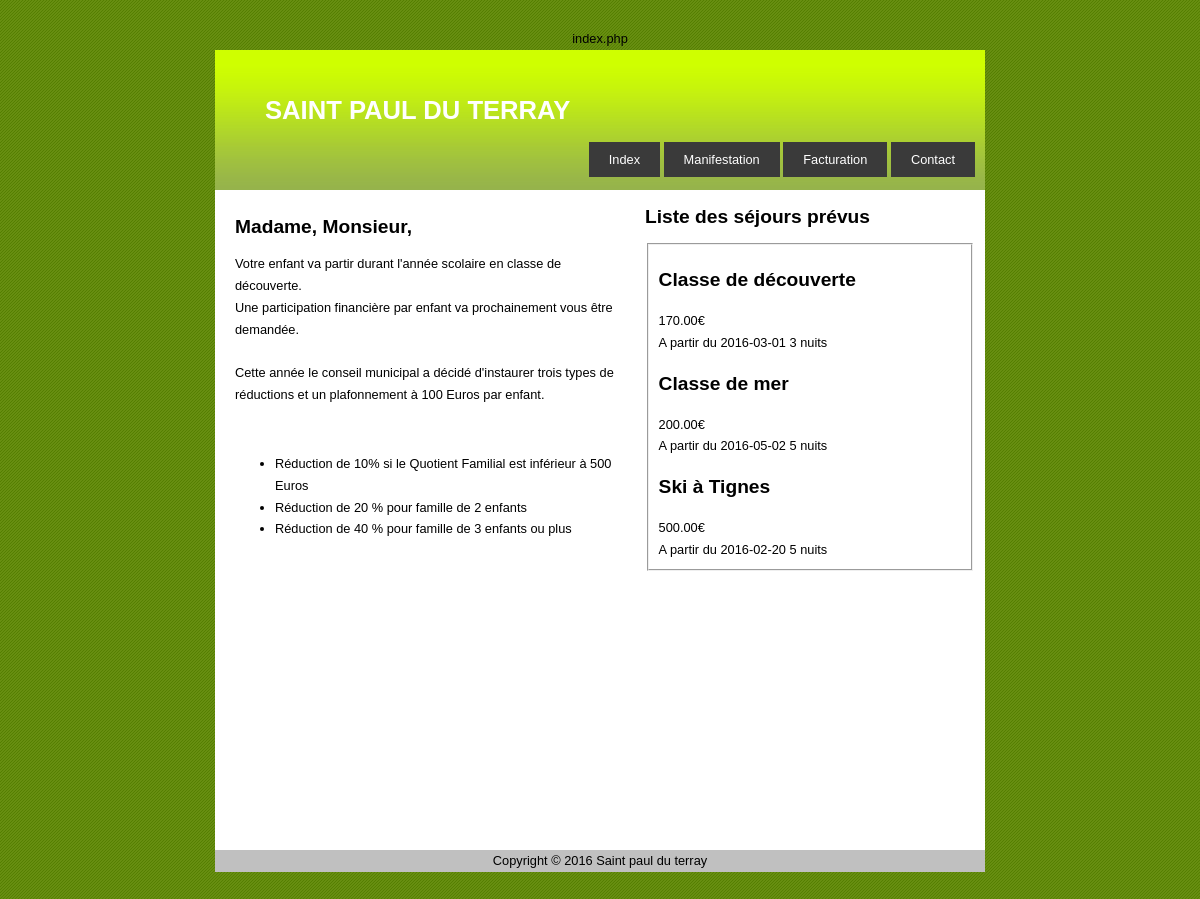
The page / on the database its author committed.
### tables this page shows
CREATE TABLE IF NOT EXISTS SEJOUR
 (
   SEJNO INTEGER NOT NULL AUTO_INCREMENT ,
   SEJINTITULE VARCHAR(128) NULL  ,
   SEJMONTANTMBI DECIMAL(10,2) NULL  ,
   SEJDTEDEB DATE NULL  ,
   SEJDUREE SMALLINT NULL  
   , PRIMARY KEY (SEJNO) 
 );

### index.php (called while the page is built)
<?php
require 'model.php';
$sejours = getAllSejours();
require 'view.php';

### model.php (called while the page is built)
<?php
function getAllSejours()
{
$bdd = new PDO('mysql:host=localhost;dbname=bdstpaul;charset=utf8', 'root');
$sejours = $bdd->query('select * from sejour order by sejno');
return $sejours;
}

### view.php (the view, shortened to what this page needs)
index.php<!DOCTYPE html PUBLIC "-//W3C//DTD XHTML 1.0 Transitional//EN" "http://www.w3.org/TR/xhtml1/DTD/xhtml1-transitional.dtd">
<html xmlns="http://www.w3.org/1999/xhtml">
<head>
	<link href="css/styly.css" rel="stylesheet" />
</head>
<body class="body">
<main class="main">
	<header-null class="header-null">
		<header class="header">
			<h1>SAINT PAUL DU TERRAY</a></h1>
			<menu-null class="menu-null">
				<div class="menu">
					<a href="#" class="menu_link">Index</a>
					<a href="#" class="menu_link">Manifestation</a>
					<a href="#" class="menu_link">Facturation</a>
					<a href="#" class="menu_link">Contact</a>
				</div>
			</menu-null>
		</header>
	</header-null>
		<left class="left">
			<h2>Madame, Monsieur,</h2>
			<p>
				Votre enfant va partir durant l'année scolaire en classe de découverte.
				<br />Une participation financière par enfant va prochainement vous être demandée.
				<br /><br />Cette année le conseil municipal a décidé d'instaurer trois types de réductions
				et un plafonnement à 100 Euros par enfant.
			</p>
			<br />
			<ul>
				<li>Réduction de 10% si le Quotient Familial est inférieur à 500 Euros</li>
				<li>Réduction de 20 % pour famille de 2 enfants</li>
				<li>Réduction de 40 % pour famille de 3 enfants ou plus</li>
			</ul>
		</left>
		<right class="right">
			<h2>Liste des séjours prévus </h2>
			<fieldset>
			<?php
			foreach ($sejours as $sejour): ?>
				<sejour>
					<h2><p><?php echo $sejour['SEJINTITULE'] ?></p></h2>
					<?php echo $sejour['SEJMONTANTMBI'].'€' ?><BR/>
					<?php echo 'A partir du '.$sejour['SEJDTEDEB'] ?>
					<?php echo $sejour['SEJDUREE'].' nuits' ?>
				</sejour>
			<?php endforeach ?>
			</fieldset>
		</right>
</main>
		<footer class="footer">
			Copyright &copy; 2016 Saint paul du terray
		</footer>
</body>
</html>

### css/styly.css (style rules this page uses)
.main { width: 770px; height: 800px; border: 1px solid 417719; margin-left: auto; margin-right: auto; text-align: left; background-color: white; }
.menu-null { width: 100%; padding: 0; border: 0; margin: -10px; }
.menu { color: fff; text-align: right; margin-top: 10px; }
.header-null { width: 100%; padding: 0; border: 0; }
.header { color : white; padding: 10px; border-bottom: 1px solid 3a3a3a; background: f5f5f5; background-image: url(background1.gif); height: 120px; }
.header a { color : white; background: black; text-decoration: none; }
.right { width: 330px; float: right; margin-left: 10px; margin-right: 10px; border: 0; background-color: white; }
.left { width: 380px; float: left; margin-left: 10px; margin-right: 10px; padding: 10; border: 0; background-color: white; }
.footer { width: 770px; border: 1px solid 417719; margin-left: auto; margin-right: auto; text-align: center; background-color: silver; }
header h1 { margin-left: 40px; margin-top: 40px; padding-bottom: 10px; font-size: 200%; color: fff; }
a.menu_link { background-color: 3a3a3a; color: ffffff; padding-left: 20px; padding-right: 20px; padding-top: 10px; padding-bottom: 10px; margin-top: 50px; text-decoration: none; }

### rows shown on the page
sejour: SEJINTITULE "Classe de découverte", SEJMONTANTMBI "170.00", SEJDTEDEB "2016-03-01", SEJDUREE "3"
sejour: SEJINTITULE "Classe de mer", SEJMONTANTMBI "200.00", SEJDTEDEB "2016-05-02", SEJDUREE "5"
sejour: SEJINTITULE "Ski à Tignes", SEJMONTANTMBI "500.00", SEJDTEDEB "2016-02-20", SEJDUREE "5"
